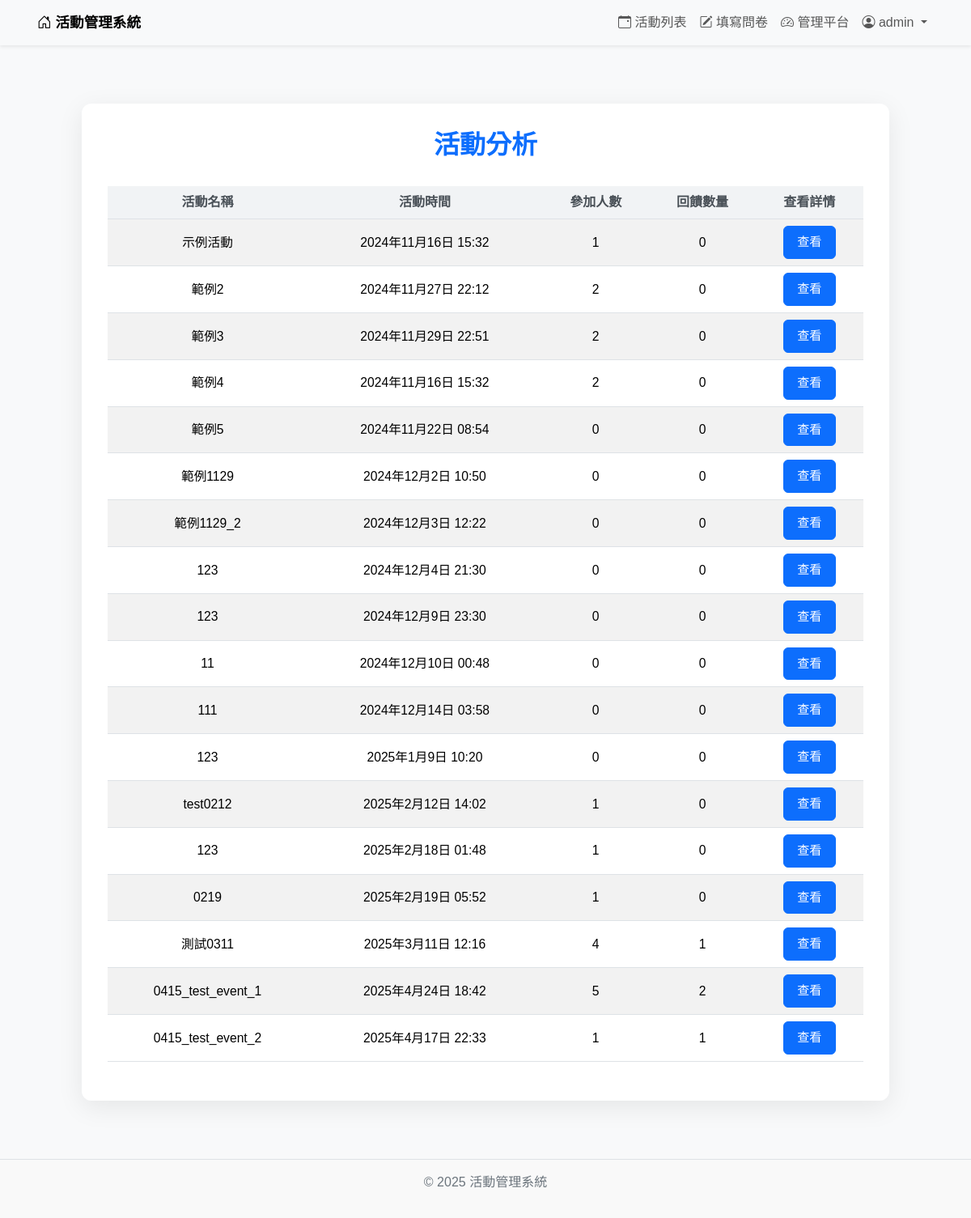
Before: /feedback/event_analysis/ (signed in) with the older database file.
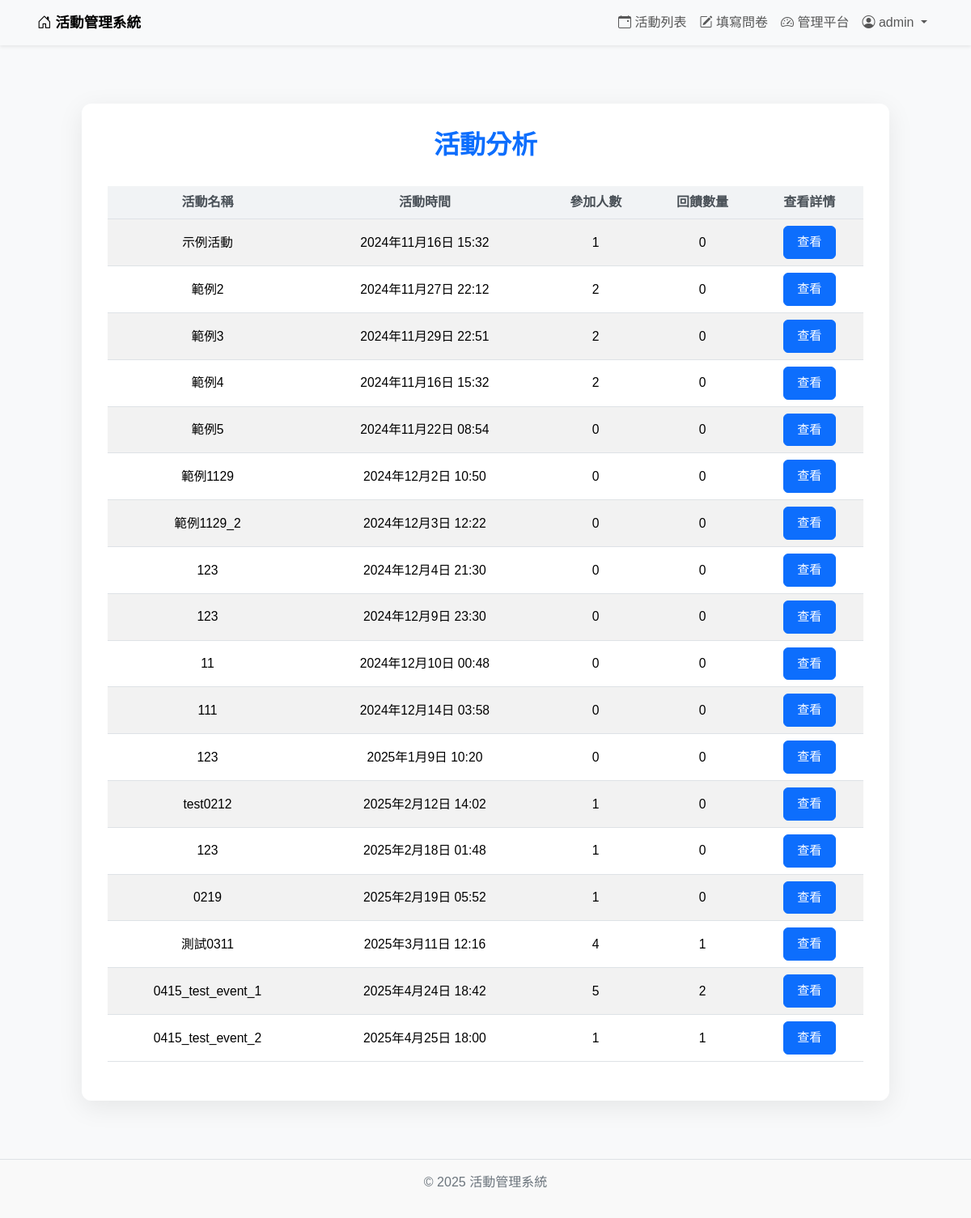
After: the same page with the newer database file.
### events/models.py (models this page shows, shortened)
class Event(models.Model):
    ACTIVITY_TYPES = [
        ('lecture', '講座'),
        ('seminar', '研討會'),
    ]
    STATUS_CHOICES = [
        ('open', '報名中'),
        ('closed', '報名截止'),
        ('not_open', '尚未開放報名'),
    ]
    name = models.CharField(max_length=200)
    description = models.TextField()
    event_time = models.DateTimeField()
    end_time = models.DateTimeField()
    location = models.CharField(max_length=200)
    capacity_limit = models.PositiveIntegerField()
    registration_start = models.DateTimeField()
    registration_end = models.DateTimeField()
    activity_type = models.CharField(max_length=20, choices=ACTIVITY_TYPES)
    status = models.CharField(max_length=20, choices=STATUS_CHOICES, default='not_open')
    published_time = models.DateTimeField(auto_now_add=True)
    updated_time = models.DateTimeField(auto_now=True)
    poster = models.ImageField(upload_to='posters/', blank=True, null=True)
    language = models.CharField(max_length=100, blank=True, null=True)
    managers = models.ManyToManyField(User, related_name='managed_events', blank=True)

### feedback/views.py (the view)
# urls.py: path('event_analysis/', views.event_analysis, name='event_analysis'),
@login_required
def event_analysis(request):
    user = request.user
    if user.is_staff:
        events = Event.objects.all()
    else:
        events = Event.objects.filter(managers=user)
    event_data = []
    for event in events:
        registrations_count = Registration.objects.filter(event=event, status='registered').count()
        form = Form.objects.filter(event=event).first()
        feedback_count = Response.objects.filter(form=form).count() if form else 0
        event_data.append({
            'event': event,
            'registrations_count': registrations_count,
            'feedback_count': feedback_count,
        })
    return render(request, 'feedback/event_analysis.html', {
        'event_data': event_data
    })

### events/context_processors.py (called while the page is built)
def is_event_manager(request):
    if request.user.is_authenticated:
        return {
            'is_event_manager': Event.objects.filter(managers=request.user).exists()
        }
    return {'is_event_manager': False}

### templates/feedback/event_analysis.html (shortened to what this page needs)
{% extends 'base.html' %}
{% block content %}
<div class="analysis-container">
  <h1>活動分析</h1>
  <div class="table-responsive">
    <table class="table table-striped">
      <thead>
        <tr>
          <th>活動名稱</th>
          <th>活動時間</th>
          <th>參加人數</th>
          <th>回饋數量</th>
          <th>查看詳情</th>
        </tr>
      </thead>
      <tbody>
        {% for data in event_data %}
        <tr>
          <td>{{ data.event.name }}</td>
          <td>{{ data.event.event_time }}</td>
          <td>{{ data.registrations_count }}</td>
          <td>{{ data.feedback_count }}</td>
          <td>
            <a href="{% url 'check_detail' data.event.id %}" class="btn btn-primary">查看</a>
          </td>
        </tr>
        {% empty %}
        <tr>
          <td colspan="5" class="text-center">尚無活動記錄</td>
        </tr>
        {% endfor %}
      </tbody>
    </table>
  </div>
</div>
{% endblock %}

Changed rows visible on the page:
changed Event "0415_test_event_2": event.event_time "2025年4月17日 22:33" → "2025年4月25日 18:00"
